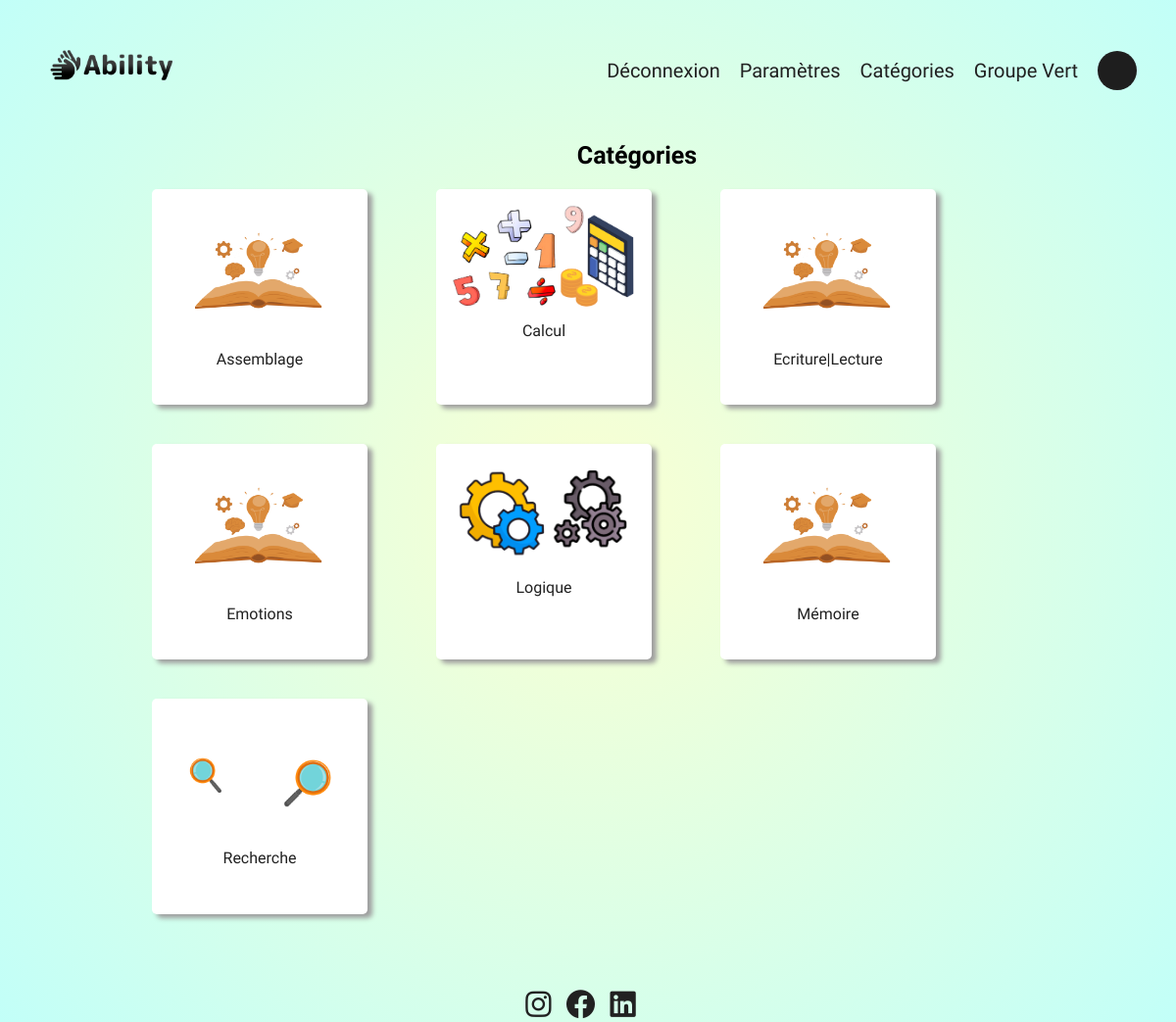
Page /index.php?action=categorie (signed in) on the committed database.
### tables this page shows
CREATE TABLE IF NOT EXISTS `categorie` (
  `id_categorie` int NOT NULL AUTO_INCREMENT,
  `nom_categorie` varchar(50) NOT NULL,
  `image_categorie` varchar(50) DEFAULT NULL,
  PRIMARY KEY (`id_categorie`)
);

### controller/CategorieController.php (called while the page is built, shortened)
<?php
class CategorieController {
    public function categorie(){
        $pdo = Connect::seConnecter();
        $requeteCategorie = $pdo->query("
            SELECT id_categorie, nom_categorie, image_categorie FROM categorie
        ");
       require ("view/Categorie/viewCategorie.php");
    }
}
?>

### view/Categorie/viewCategorie.php (the view, shortened to what this page needs)
<?php
$categorie = $requeteCategorie->fetchAll();
?>
    <h1 class="h1-categorie">Catégories</h1>
    <section class="categorie">
        <div class="categorie-container">
            <?php foreach($categorie as $categorie){
            ?>
                <div class="categorie-card">
                    <?php
                        if($categorie["image_categorie"] === NULL){
                            echo "<a href='index.php?action=categoriser&id=".$categorie["id_categorie"]."'><img src='public/img/defaut.png' width='150'></a>";
                        }
                        else{
                            echo "<a href='index.php?action=categoriser&id=".$categorie["id_categorie"]."'><img src='public/img/" .$categorie["image_categorie"]."' width='200'></a>";
                        }
                    ?>
                    <a href="index.php?action=categoriser&id=<?=$id?>"><?= $categorie["nom_categorie"] ?></a>
                </div>
                <?php
            }
                ?>
        </div>
    </section>
<?php
require "view/template.php";
?>

### public/css/style.css (style rules this page uses)
* { font-family: "M PLUS Rounded 1c"; margin: 0; }
body { min-height: 100vh; position: relative; margin: 0; background-repeat: no-repeat; background-attachment: fixed; background: rgb(250,255,210); background: radial-gradient(circle, rgba(250,255,210,1) 0%, rgba(194,255,248,1) 100%); }
h1 { text-align: center; }
:root { --dark-font-color: #212121; --submit-button: #3DC5E2; --font-submit-button: #FFFFFF; --superAdmin-button: #DB5050; --solution: #a3a3a3; --background-gamespace: #f3eee9; --hover: #636363; --input: #ffffff; --button: #cfe3f7; }
a { color: var(--dark-font-color); text-decoration: none; }
.categorie { max-width: 100%; justify-content: center; display: flex; flex-direction: row; }
.h1-categorie { font-size: 25px; margin-left: 100px; }
.categorie-container { max-width: 80%; display: flex; flex-direction: row; justify-content: left; flex-wrap: wrap; text-align: center; align-items:end; margin-bottom: 50px; }
.categorie-card { min-width: 200px; min-height: 200px; background-color: #ffffff; font-weight: 500; border-radius: 5px; display: flex; flex-direction: column; margin: 20px 35px 20px 35px; padding: 10px; box-shadow: 5px 4px 5px rgb(158, 158, 158); transition: 0.7s; }

### rows in the picture
categorie: nom_categorie "Assemblage"
categorie: image_categorie (picture), nom_categorie "Calcul"
categorie: nom_categorie "Ecriture|Lecture"
categorie: nom_categorie "Emotions"
categorie: image_categorie (picture), nom_categorie "Logique"
categorie: nom_categorie "Mémoire"
categorie: image_categorie (picture), nom_categorie "Recherche"

### other values in the picture
$_SESSION['pseudo'] "Groupe Vert"
